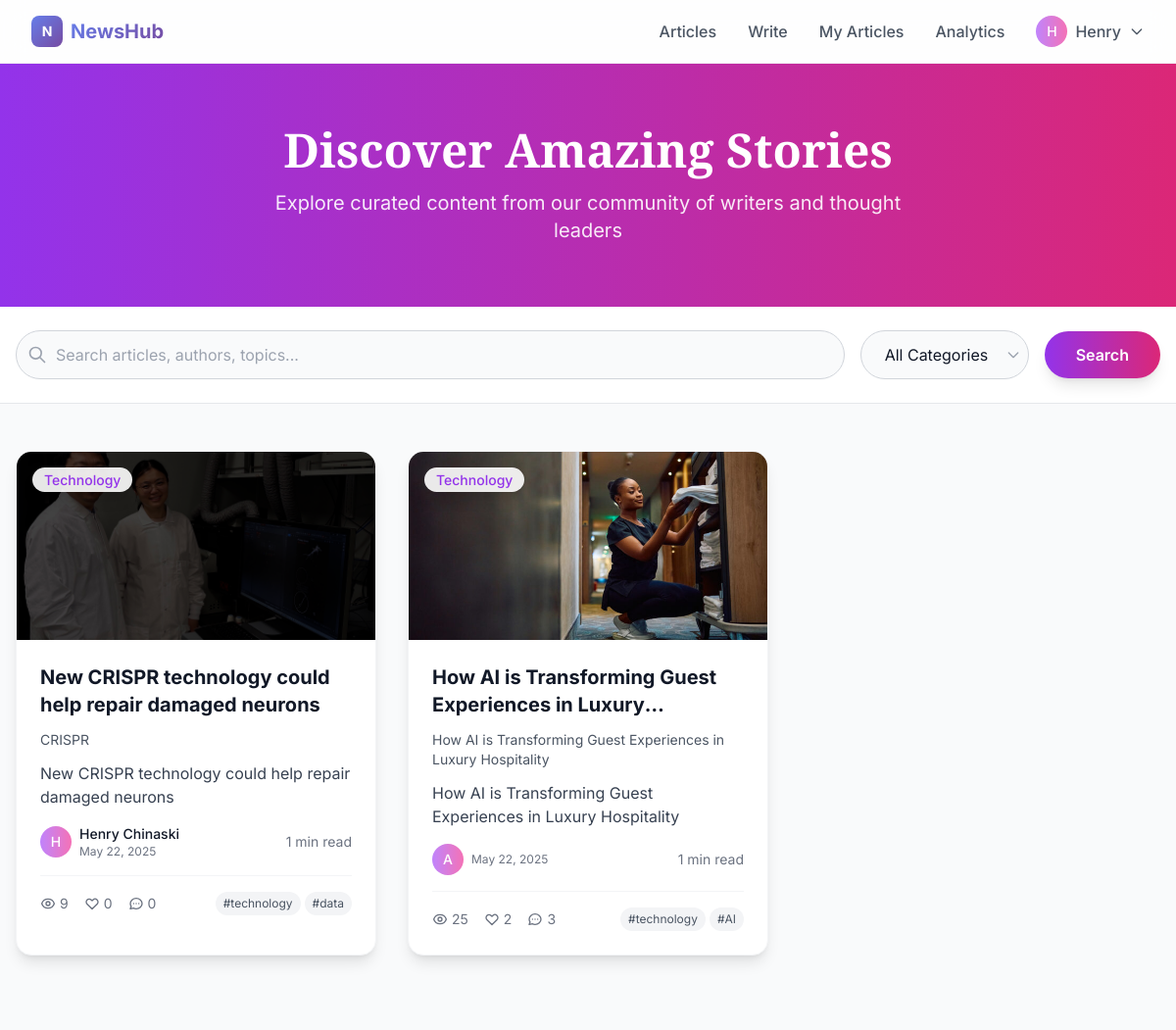
/articles/ (signed in), run on the app's committed database.
### articles/models.py (models this page shows, shortened)
class Article(models.Model):
    STATUS_CHOICES = [
        ('draft', 'Draft'),
        ('published', 'Published'),
        ('archived', 'Archived'),
    ]
    title = models.CharField(max_length=200)
    slug = models.SlugField(max_length=200, unique=True, blank=True)
    subtitle = models.CharField(max_length=250, blank=True)
    content = models.TextField()
    excerpt = models.TextField(max_length=500, blank=True)
    featured_image = models.ImageField(upload_to='articles/', blank=True, null=True)
    author = models.ForeignKey(User, on_delete=models.CASCADE, related_name='articles')
    category = models.ForeignKey(Category, on_delete=models.SET_NULL, null=True, blank=True)
    tags = models.CharField(max_length=200, blank=True, help_text="Comma-separated tags")
    status = models.CharField(max_length=20, choices=STATUS_CHOICES, default='draft')
    created_at = models.DateTimeField(auto_now_add=True)
    updated_at = models.DateTimeField(auto_now=True)
    published_at = models.DateTimeField(null=True, blank=True)
    view_count = models.PositiveIntegerField(default=0)
    like_count = models.PositiveIntegerField(default=0)
    comment_count = models.PositiveIntegerField(default=0)
    reading_time = models.PositiveIntegerField(default=0, help_text="Estimated reading time in minutes")
    word_count = models.PositiveIntegerField(default=0)
    class Meta:
        ordering = ['-created_at']
        indexes = [
            models.Index(fields=['status', '-created_at']),
            models.Index(fields=['category', '-created_at']),
            models.Index(fields=['author', '-created_at']),
        ]
    def get_absolute_url(self):
        return reverse('article_detail', kwargs={'slug': self.slug})
    def get_tags_list(self):
        if self.tags:
            return [tag.strip() for tag in self.tags.split(',') if tag.strip()]
        return []

class Category(models.Model):
    name = models.CharField(max_length=100, unique=True)
    slug = models.SlugField(max_length=100, unique=True, blank=True)
    description = models.TextField(blank=True)
    created_at = models.DateTimeField(auto_now_add=True)
    class Meta:
        verbose_name_plural = "Categories"
        ordering = ['name']

### articles/views.py (the view, shortened to what this page needs)
# urls.py: path('', views.article_list, name='article_list'),
def article_list(request):
    articles = Article.objects.filter(status='published').select_related('author', 'category')
    search_query = request.GET.get('search')
    category_slug = request.GET.get('category')
    selected_category = None
    if category_slug:
        try:
            selected_category = Category.objects.get(slug=category_slug)
            articles = articles.filter(category=selected_category)
        except Category.DoesNotExist:
            pass
    paginator = Paginator(articles, 10)
    page_number = request.GET.get('page')
    articles = paginator.get_page(page_number)
    categories = Category.objects.all()
    context = {
        'articles': articles,
        'categories': categories,
        'search_query': search_query,
        'selected_category': selected_category,
    }
    return render(request, 'articles/article_list.html', context)

### templates/articles/article_list.html (shortened to what this page needs)
{% extends 'base.html' %}
{% block content %}
<section class="bg-gradient-to-r from-purple-600 to-pink-600 py-16">
    <div class="max-w-7xl mx-auto px-4 text-center text-white">
        <h1 class="text-4xl md:text-5xl font-display font-bold mb-4">
            Discover Amazing Stories
        </h1>
        <p class="text-xl text-white/90 max-w-2xl mx-auto">
            Explore curated content from our community of writers and thought leaders
        </p>
    </div>
</section>
<section class="bg-white border-b border-gray-200 sticky top-16 z-40">
    <div class="max-w-7xl mx-auto px-4 py-6">
        <form method="get" class="flex flex-col md:flex-row gap-4 items-center">
            <div class="flex-1 relative">
                <div class="absolute inset-y-0 left-0 pl-3 flex items-center pointer-events-none">
                </div>
                <input type="text" name="search" value="{{ search_query|default:'' }}"
                       placeholder="Search articles, authors, topics..."
                       class="w-full pl-10 pr-4 py-3 border border-gray-300 rounded-full focus:ring-2 focus:ring-purple-500 focus:border-transparent transition-all duration-200 bg-gray-50 focus:bg-white">
            </div>
            <div class="relative">
                <select name="category" class="appearance-none bg-gray-50 border border-gray-300 rounded-full px-6 py-3 pr-10 focus:ring-2 focus:ring-purple-500 focus:border-transparent transition-all duration-200 focus:bg-white">
                    <option value="">All Categories</option>
                </select>
                <div class="absolute inset-y-0 right-0 flex items-center px-2 pointer-events-none">
                </div>
            </div>
            <button type="submit" class="bg-gradient-to-r from-purple-600 to-pink-600 text-white px-8 py-3 rounded-full font-semibold hover:from-purple-700 hover:to-pink-700 transition-all duration-200 shadow-lg hover:shadow-xl hover:scale-105">
                Search
            </button>
        </form>
    </div>
</section>
<section class="py-12 bg-gray-50">
    <div class="max-w-7xl mx-auto px-4">
        {% if articles %}
            <div class="grid md:grid-cols-2 lg:grid-cols-3 gap-8">
                {% for article in articles %}
                    <article class="bg-white rounded-2xl shadow-lg card-hover overflow-hidden border border-gray-100 group">
                        <div class="relative overflow-hidden">
                            {% if article.featured_image %}
                                <img src="{{ article.featured_image.url }}" alt="{{ article.title }}"
                                     class="w-full h-48 object-cover group-hover:scale-105 transition-transform duration-300">
                            {% endif %}
                            {% if article.category %}
                                <div class="absolute top-4 left-4">
                                    <span class="bg-white/90 backdrop-blur-sm text-purple-600 px-3 py-1 rounded-full text-sm font-medium shadow-lg">
                                        {{ article.category.name }}
                                    </span>
                                </div>
                            {% endif %}
                        </div>
                        <div class="p-6">
                            <h2 class="text-xl font-bold text-gray-900 mb-3 line-clamp-2 group-hover:text-purple-600 transition-colors">
                                <a href="{{ article.get_absolute_url }}">
                                    {{ article.title }}
                                </a>
                            </h2>
                            {% if article.subtitle %}
                                <p class="text-gray-600 text-sm mb-3 line-clamp-2">{{ article.subtitle }}</p>
                            {% endif %}
                            <p class="text-gray-700 mb-4 line-clamp-3">{{ article.excerpt }}</p>
                            <div class="flex items-center justify-between mb-4">
                                <div class="flex items-center space-x-2">
                                    <div class="w-8 h-8 bg-gradient-to-r from-purple-400 to-pink-400 rounded-full flex items-center justify-center">
                                        <span class="text-white text-sm font-medium">
                                            {{ article.author.first_name.0|default:article.author.username.0|upper }}
                                        </span>
                                    </div>
                                    <div>
                                        <p class="text-sm font-medium text-gray-900">
                                            <a href="{% url 'public_profile' article.author.username %}" class="hover:text-purple-600 transition-colors">
                                                {{ article.author.first_name }} {{ article.author.last_name }}
                                            </a>
                                        </p>
                                        <p class="text-xs text-gray-500">{{ article.created_at|date:"M d, Y" }}</p>
                                    </div>
                                </div>
                                <div class="text-sm text-gray-500">
                                    {{ article.reading_time }} min read
                                </div>
                            </div>
                            <div class="flex items-center justify-between pt-4 border-t border-gray-100">
                                <div class="flex items-center space-x-4 text-sm text-gray-500">
                                    <span class="flex items-center">
                                        {{ article.view_count }}
                                    </span>
                                    <span class="flex items-center">
                                        <svg class="w-4 h-4 mr-1" fill="none" stroke="currentColor" viewBox="0 0 24 24">
                                            <path stroke-linecap="round" stroke-linejoin="round" stroke-width="2" d="M4.318 6.318a4.5 4.5 0 000 6.364L12 20.364l7.682-7.682a4.5 4.5 0 00-6.364-6.364L12 7.636l-1.318-1.318a4.5 4.5 0 00-6.364 0z"></path>
                                        </svg>
                                        {{ article.like_count }}
                                    </span>
                                    <span class="flex items-center">
                                        {{ article.comment_count }}
                                    </span>
                                </div>
                                {% if article.get_tags_list %}
                                    <div class="flex flex-wrap gap-1">
                                        {% for tag in article.get_tags_list|slice:":2" %}
                                            <span class="bg-gray-100 text-gray-600 px-2 py-1 rounded-full text-xs">
                                                #{{ tag }}
                                            </span>
                                        {% endfor %}
                                    </div>
                                {% endif %}
                            </div>
                        </div>
                    </article>
                {% endfor %}
            </div>
        {% endif %}
    </div>
</section>
{% endblock %}

### templates/base.html (shortened to what this page needs)
<!DOCTYPE html>
<html lang="en">
<head>
    <script src="https://cdn.tailwindcss.com"></script>
</head>
<body class="bg-gray-50 text-gray-900 min-h-screen">
    <nav class="bg-white/80 backdrop-blur-md border-b border-gray-200/50 sticky top-0 z-50">
        <div class="max-w-7xl mx-auto px-4 sm:px-6 lg:px-8">
            <div class="flex justify-between items-center h-16">
                <div class="flex items-center">
                    <a href="{% url 'home' %}" class="flex items-center space-x-2">
                        <div class="w-8 h-8 gradient-bg rounded-lg flex items-center justify-center">
                            <span class="text-white font-bold text-sm">N</span>
                        </div>
                        <span class="text-xl font-bold gradient-text">NewsHub</span>
                    </a>
                </div>
                <div class="hidden md:flex items-center space-x-8">
                    <a href="{% url 'article_list' %}" class="text-gray-600 hover:text-purple-600 font-medium transition-colors">
                        Articles
                    </a>
                    {% if user.is_authenticated %}
                        <a href="{% url 'article_create' %}" class="text-gray-600 hover:text-purple-600 font-medium transition-colors">
                            Write
                        </a>
                        <a href="{% url 'my_articles' %}" class="text-gray-600 hover:text-purple-600 font-medium transition-colors">
                            My Articles
                        </a>
                        <a href="{% url 'analytics_dashboard' %}" class="text-gray-600 hover:text-purple-600 font-medium transition-colors">
                            Analytics
                        </a>
                        <div class="relative group">
                            <button class="flex items-center space-x-2 text-gray-600 hover:text-purple-600 font-medium">
                                <div class="w-8 h-8 bg-gradient-to-r from-purple-400 to-pink-400 rounded-full flex items-center justify-center">
                                    <span class="text-white text-sm font-medium">
                                        {{ user.first_name.0|default:user.username.0|upper }}
                                    </span>
                                </div>
                                <span>{{ user.first_name|default:user.username }}</span>
                                <svg class="w-4 h-4" fill="none" stroke="currentColor" viewBox="0 0 24 24">
                                    <path stroke-linecap="round" stroke-linejoin="round" stroke-width="2" d="M19 9l-7 7-7-7"></path>
                                </svg>
                            </button>
                        </div>
                    {% endif %}
                </div>
            </div>
        </div>
    </nav>
    <main class="min-h-screen">
        {% block content %}
        {% endblock %}
    </main>
</body>
</html>

### templates/base.html (style rules this page uses)
body { font-family: 'Inter', sans-serif; }
.font-display { font-family: 'Playfair Display', serif; }
* { transition: all 0.2s ease; }
.gradient-bg { background: linear-gradient(135deg, #667eea 0%, #764ba2 100%); }
.gradient-text { background: linear-gradient(135deg, #667eea 0%, #764ba2 100%); -webkit-background-clip: text; -webkit-text-fill-color: transparent; background-clip: text; }
.card-hover { transition: all 0.3s cubic-bezier(0.4, 0, 0.2, 1); }

### data on the page
Article: featured_image (picture), category.name "Technology", title "New CRISPR technology could help repair damaged neurons", subtitle "CRISPR", excerpt "New CRISPR technology could help repair damaged neurons", author.first_name.0 "H", author.first_name "Henry", author.last_name "Chinaski", created_at "May 22, 2025", reading_time "1", view_count "9", like_count "0", comment_count "0", get_tags_list "technology" "data"
Article: featured_image (picture), category.name "Technology", title "How AI is Transforming Guest Experiences in…", subtitle "How AI is Transforming Guest Experiences in Luxury Hospitality", excerpt "How AI is Transforming Guest Experiences in Luxury Hospitality", author.first_name.0 "A", created_at "May 22, 2025", reading_time "1", view_count "25", like_count "2", comment_count "3", get_tags_list "technology" "AI"

### other printed values
{{ user.first_name.0|default:user.username.0|upper }} "H"
{{ user.first_name|default:user.username }} "Henry"
